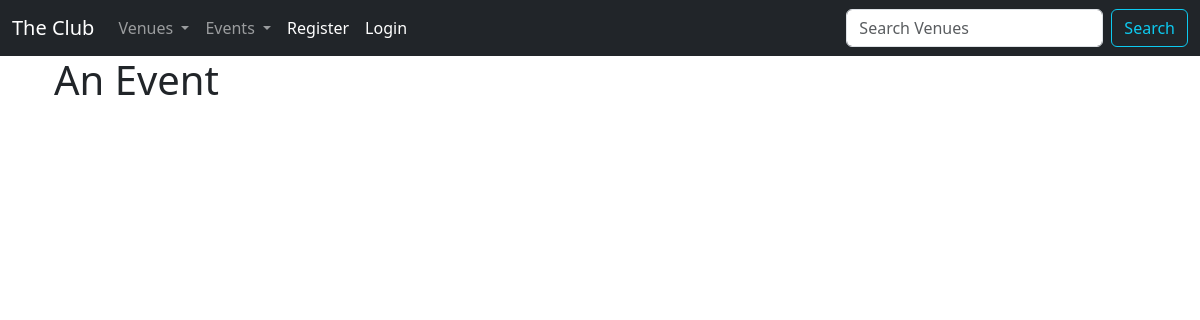
The page /show_event/17 on the database as committed earlier.
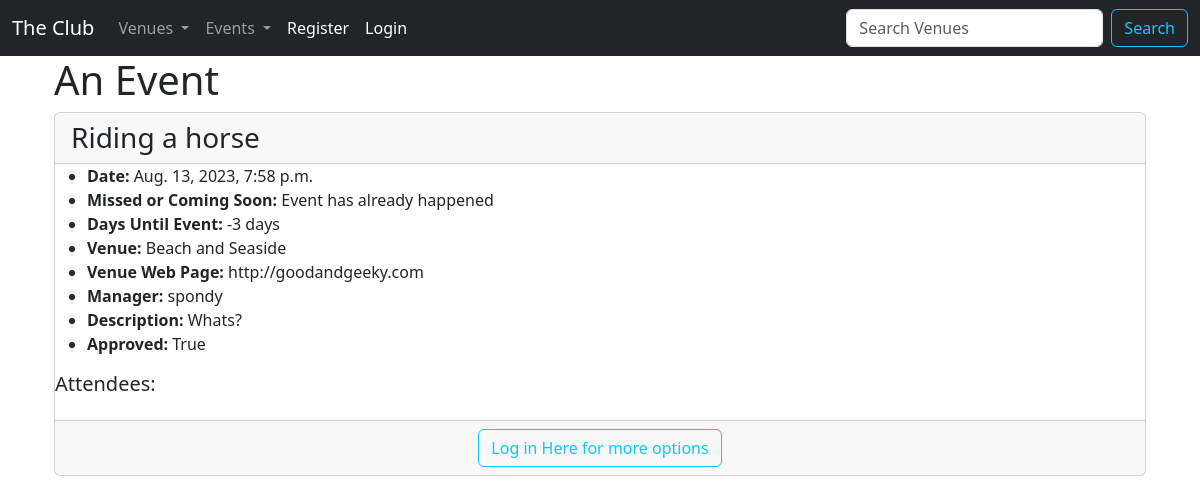
The same page on the database as committed later.
### events/models.py (models this page shows, shortened)
class Event(models.Model):
    name = models.CharField("Event Name", max_length=120)
    event_date = models.DateTimeField("Event Date")
    venue = models.ForeignKey(Venue, blank=True, null=True, on_delete=models.CASCADE)
    manager = models.ForeignKey(User, blank=True, null=True, on_delete=models.SET_NULL)
    description = models.TextField(blank=True)
    attendees = models.ManyToManyField(MyClubUser, blank=True)
    approved = models.BooleanField("Approved", default=False)
    @property
    def Days_till(self):
        today = date.today()
        days_till = self.event_date.date() - today
        days_stripped = str(days_till).split(",", 1)[0]
        return days_stripped
    @property
    def Is_Past(self):
        today = date.today()
        if self.event_date.date() < today:
            thing = "Event has already happened"
        else:
            thing = "Event Coming Soon !"
        return thing

class Venue(models.Model):
    name = models.CharField("Venue Name", max_length=120)
    address = models.CharField(max_length=300)
    zip_code = models.CharField("Zip Code", max_length=15)
    phone = models.CharField("Contact Phone", max_length=25, blank=True)
    web = models.URLField("Website Address", blank=True)
    email_address = models.EmailField("Email Address", blank=True)
    owner = models.IntegerField("Venue Owner", blank=False, default=1)
    venue_image = models.ImageField(null=True, blank=True, upload_to="images/")
    def __str__(self):
        return self.name

### events/views.py (the view)
# urls.py: path("show_event/<event_id>", views.show_event, name="show-event"),
def show_event(request, event_id):
    event = Event.objects.get(pk=event_id)
    return render(request, "events/show_event.html", {"event": event})

### events/templates/events/show_event.html (shortened to what this page needs)
{% extends 'events/base.html' %}
{% block content %}
<div class="container">
  <h1>An Event</h1>
  {% if event.approved %}
    <div class="card">
      <h3 class="card-header">{{ event.name }}</h3>
      <ul>
        <li><strong>Date:</strong> {{ event.event_date }}</li>
        <li><strong>Missed or Coming Soon:</strong> {{ event.Is_Past }}</li>
        <li><strong>Days Until Event:</strong> {{ event.Days_till }}</li>
        <li><strong>Venue:</strong> {{ event.venue }}</li>
        <li><strong>Venue Web Page:</strong> {{ event.venue.web }}</li>
        <li><strong>Manager:</strong> {{ event.manager }}</li>
        <li><strong>Description:</strong> {{ event.description }}</li>
        <li><strong>Approved:</strong> {{ event.approved }}</li>
      </ul>
      <h5>Attendees:</h5>
      <div class="card-footer"><center>
        {% if user.is_authenticated %}
          {% if user == event.manager %}
            <a href="{% url 'update-event' event.id %}" class="btn btn-outline-info btn-sm">Update Event</a>
            <a href="{% url 'delete-event' event.id %}" class="btn btn-outline-danger btn-sm">Delete Event</a>
          {% endif %}
        {% else %}
          <a class="btn btn-outline-info" href="{% url 'login' %}">Log in Here for more options</a>
        {% endif %}
      </center></div>
    </div>
    <br/>
    <br/>
  {% endif %}
</div>
{% endblock %}

Rows that differ between the two databases and show on the page:
now on this page (row edited): Event: name "Riding a horse", event_date "Aug. 13, 2023, 7:58 p.m.", Is_Past "Event has already happened", Days_till "-3 days", venue "Beach and Seaside", venue.web "http://goodandgeeky.com", manager "spondy", description "Whats?", approved "True"
changed Event: approved False → True (drawn)
Other text that changed with them:
text now shown: "Date: Missed or Coming Soon: Days Until Event: Venue: Venue Web Page: Manager: Description: Approved: Attendees: Log in Here for more options"
